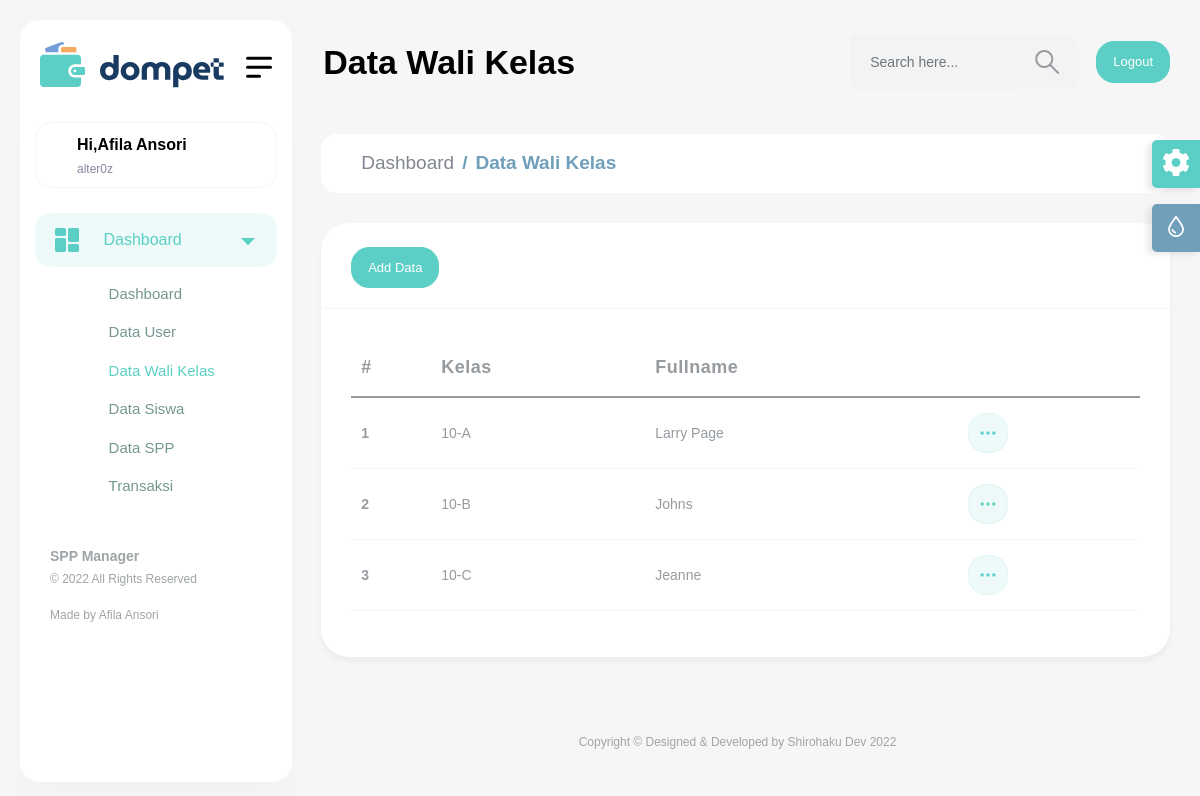
The page /src/show/showdatawclass.php (signed in) on the database its author committed.
### tables this page shows
CREATE TABLE `wclass` (
  `class` varchar(8) NOT NULL,
  `fullname` varchar(255) DEFAULT NULL
);

### src/show/showdatawclass.php (the view)
<?php include "../header/header.php"; ?>
		<div class="header">
    <div class="header-content">
      <nav class="navbar navbar-expand">
        <div class="collapse navbar-collapse justify-content-between">
          <div class="header-left">
            <div class="dashboard_bar">Data Wali Kelas</div>
          </div>
          <ul class="navbar-nav header-right">
            <li class="nav-item">
              <div class="input-group search-area">
                <input type="text" class="form-control" placeholder="Search here..." />
                <span class="input-group-text"
                  ><a href="javascript:void(0)"><i class="flaticon-381-search-2"></i></a
                ></span>
              </div>
            </li>
            <li class="nav-item">
              <a href="../auth/logout.php" class="btn btn-primary d-sm-inline-block d-none">Logout</a>
            </li>
          </ul>
        </div>
      </nav>
    </div>
  </div>
			<div class="content-body">
        <div class="container-fluid">
          <div class="row page-titles">
            <ol class="breadcrumb">
              <li class="breadcrumb-item"><a href="../index/admin.php">Dashboard</a></li>
              <li class="breadcrumb-item active"><a href="javascript:void(0)">Data Wali Kelas</a></li>
            </ol>
          </div>
          <div class="row">
            <div class="col-lg-12">
              <div class="card">
                <div class="card-header">
									<a href="../add/addwclass.php" class="btn btn-primary d-sm-inline-block d-none">Add Data</a>
                </div>
                <div class="card-body">
                  <div class="table-responsive">
                    <table class="table table-responsive-md">
                      <thead>
                        <tr>
                          <th style="width: 80px"><strong>#</strong></th>
                          <th><strong>Kelas</strong></th>
                          <th><strong>Fullname</strong></th>
                          <th></th>
                        </tr>
                      </thead>
                      <tbody>
											<?php
												include "../connection/connection.php";
												$getData=mysqli_query($conn, "SELECT * FROM wclass ORDER BY class ASC");
												$no=1;
												while($data = mysqli_fetch_array($getData)){
													echo "<tr>
                          <td><strong>$no</strong></td>
                          <td>$data[class]</td>
                          <td>$data[fullname]</td>
                          <td>
                            <div class='dropdown'>
                              <button type='button' class='btn btn-primary light sharp' data-bs-toggle='dropdown'>
                                <svg width='20px' height='20px' viewbox='0 0 24 24' version='1.1'>
                                  <g stroke='none' stroke-width='1' fill='none' fill-rule='evenodd'>
                                    <rect x='0' y='0' width='24' height='24'></rect>
                                    <circle fill='#000000' cx='5' cy='12' r='2'></circle>
                                    <circle fill='#000000' cx='12' cy='12' r='2'></circle>
                                    <circle fill='#000000' cx='19' cy='12' r='2'></circle>
                                  </g>
                                </svg>
                              </button>
                              <div class='dropdown-menu'>
                                <a class='dropdown-item' href='../edit/editwclass.php?class=$data[class]'>Edit</a>
                                <a class='dropdown-item' href='../delete/deletewclass.php?class=$data[class]'>Delete</a>
                              </div>
                            </div>
                          </td>
                        </tr>";
													$no++;
												}
											?>
                      </tbody>
                    </table>
                  </div>
                </div>
              </div>
            </div>
          </div>
        </div>
      </div>
<?php include "../footer/footer.php"; ?>

### rows shown on the page
wclass: class "10-A", fullname "Larry Page"
wclass: class "10-B", fullname "Johns"
wclass: class "10-C", fullname "Jeanne"

### other values the page prints
$_SESSION['fullname'] "Afila Ansori"
$_SESSION['username'] "alter0z"
